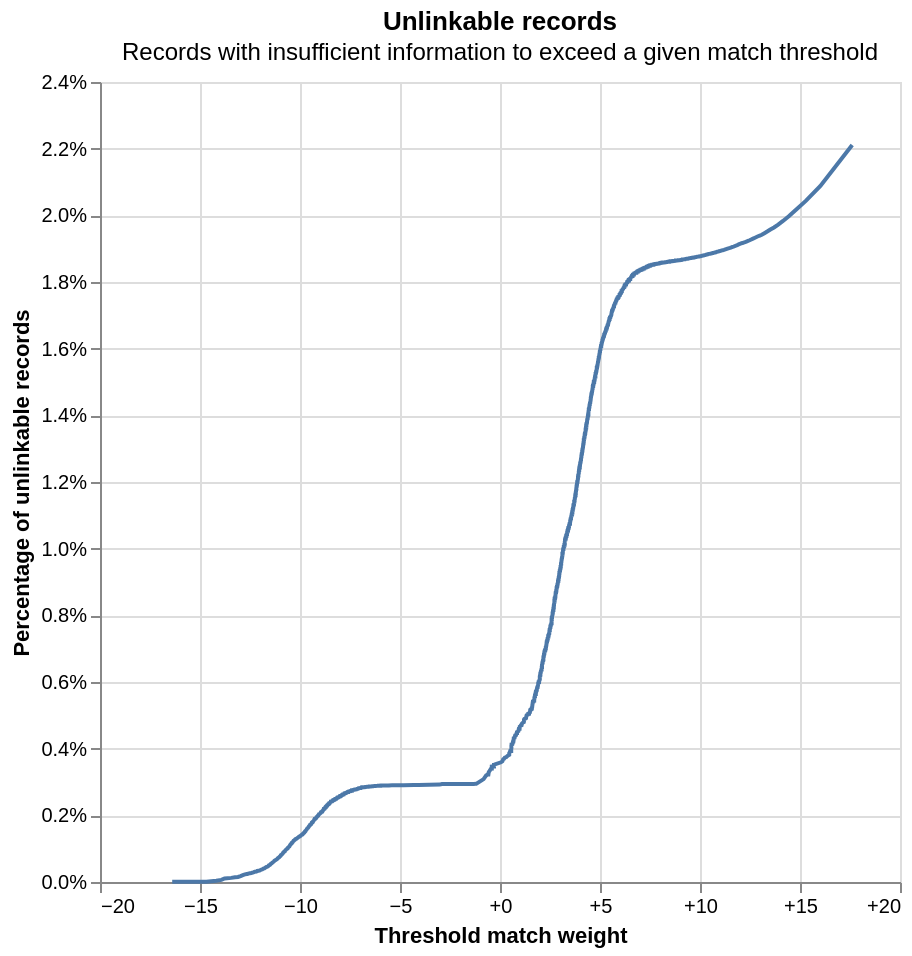

The code cell stored with this chart in its notebook:
### Code cell
linker.evaluation.unlinkables_chart()

### Figure 1 — Vega-Lite specification as saved in the notebook (floating-point values rounded to 4 significant figures; data arrays with more than 128 entries replaced by an {"elided": "..."} marker saying what was removed)
{"config": {"view": {"continuousWidth": 400, "continuousHeight": 300}}, "layer": [{"mark": {"type": "line"}, "encoding": {"x": {"axis": {"format": "+", "title": "Threshold match weight"}, "field": "match_weight", "type": "quantitative"}, "y": {"axis": {"format": "%", "title": "Percentage of unlinkable records"}, "field": "cum_prop", "type": "quantitative"}}}, {"mark": {"type": "point"}, "encoding": {"opacity": {"condition": {"param": "x_match_weight_y_cum_prop_coords_of_mouse", "value": 1, "empty": false}, "value": 0}, "tooltip": [{"field": "match_weight", "format": "+.5", "title": "Match weight", "type": "quantitative"}, {"field": "match_probability", "format": ".5", "title": "Match probability", "type": "quantitative"}, {"field": "cum_prop", "format": ".3%", "title": "Proportion of unlinkable records", "type": "quantitative"}], "x": {"axis": {"title": "Threshold match weight"}, "field": "match_weight", "type": "quantitative"}, "y": {"axis": {"format": "%", "title": "Percentage of unlinkable records"}, "field": "cum_prop", "type": "quantitative"}}, "name": "mouse_coords"}, {"mark": {"type": "rule", "color": "gray"}, "encoding": {"x": {"field": "match_weight", "type": "quantitative"}}, "transform": [{"filter": {"param": "x_match_weight_y_cum_prop_coords_of_mouse", "empty": false}}]}, {"mark": {"type": "rule", "color": "gray"}, "encoding": {"y": {"field": "cum_prop", "type": "quantitative"}}, "transform": [{"filter": {"param": "x_match_weight_y_cum_prop_coords_of_mouse", "empty": false}}]}], "data": {"name": "data-5ac8dab6fe463eeb2f8558d47c4bb91b"}, "height": 400, "params": [{"name": "x_match_weight_y_cum_prop_coords_of_mouse", "select": {"type": "point", "fields": ["match_weight", "cum_prop"], "nearest": true, "on": "mouseover"}, "views": ["mouse_coords"]}], "title": {"text": "Unlinkable records", "subtitle": "Records with insufficient information to exceed a given match threshold"}, "width": 400, "$schema": "https://vega.github.io/schema/vega-lite/v5.9.3.json", "datasets": {"data-5ac8dab6fe463eeb2f8558d47c4bb91b": {"elided": "3039 records"}}}
